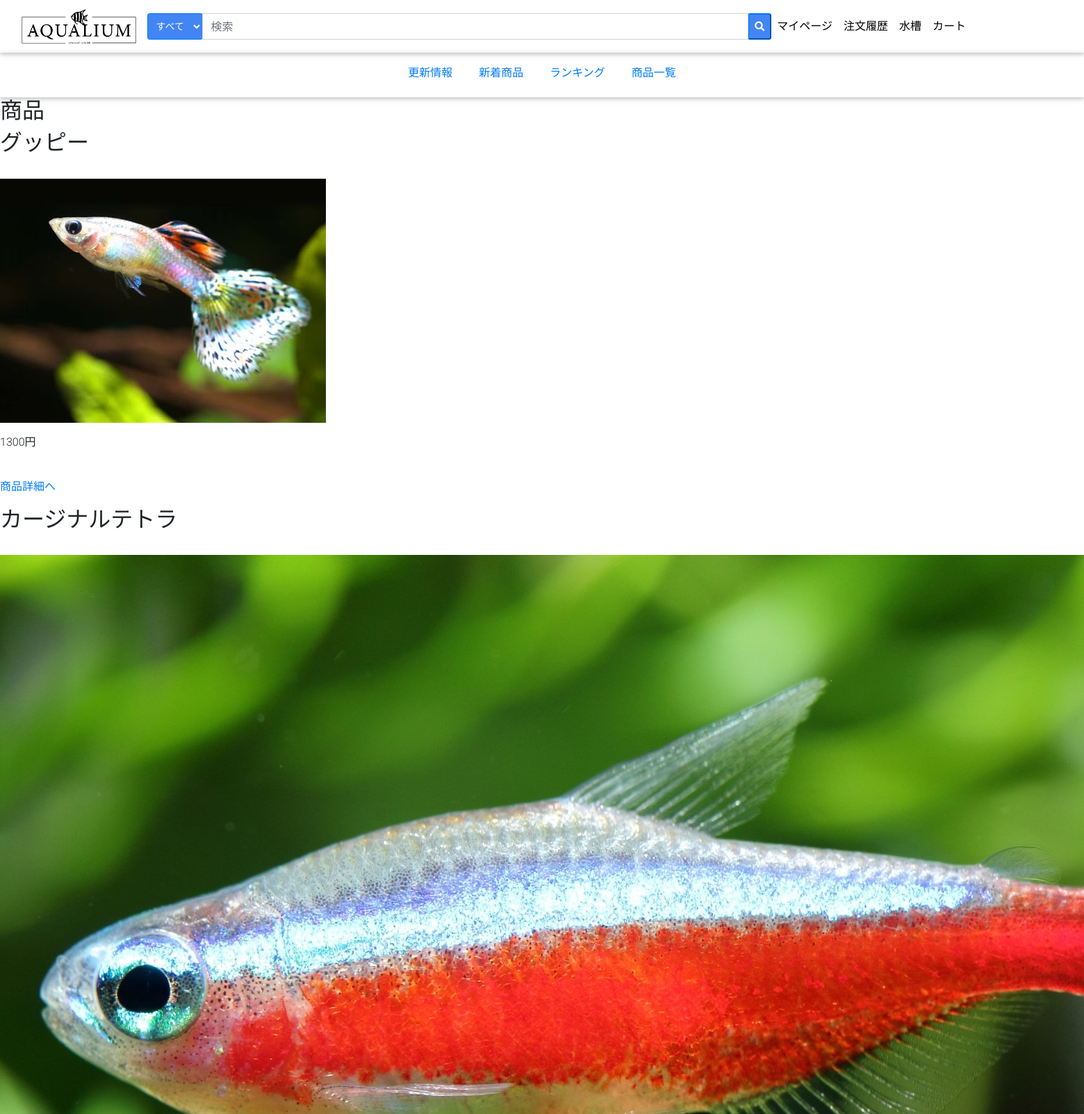
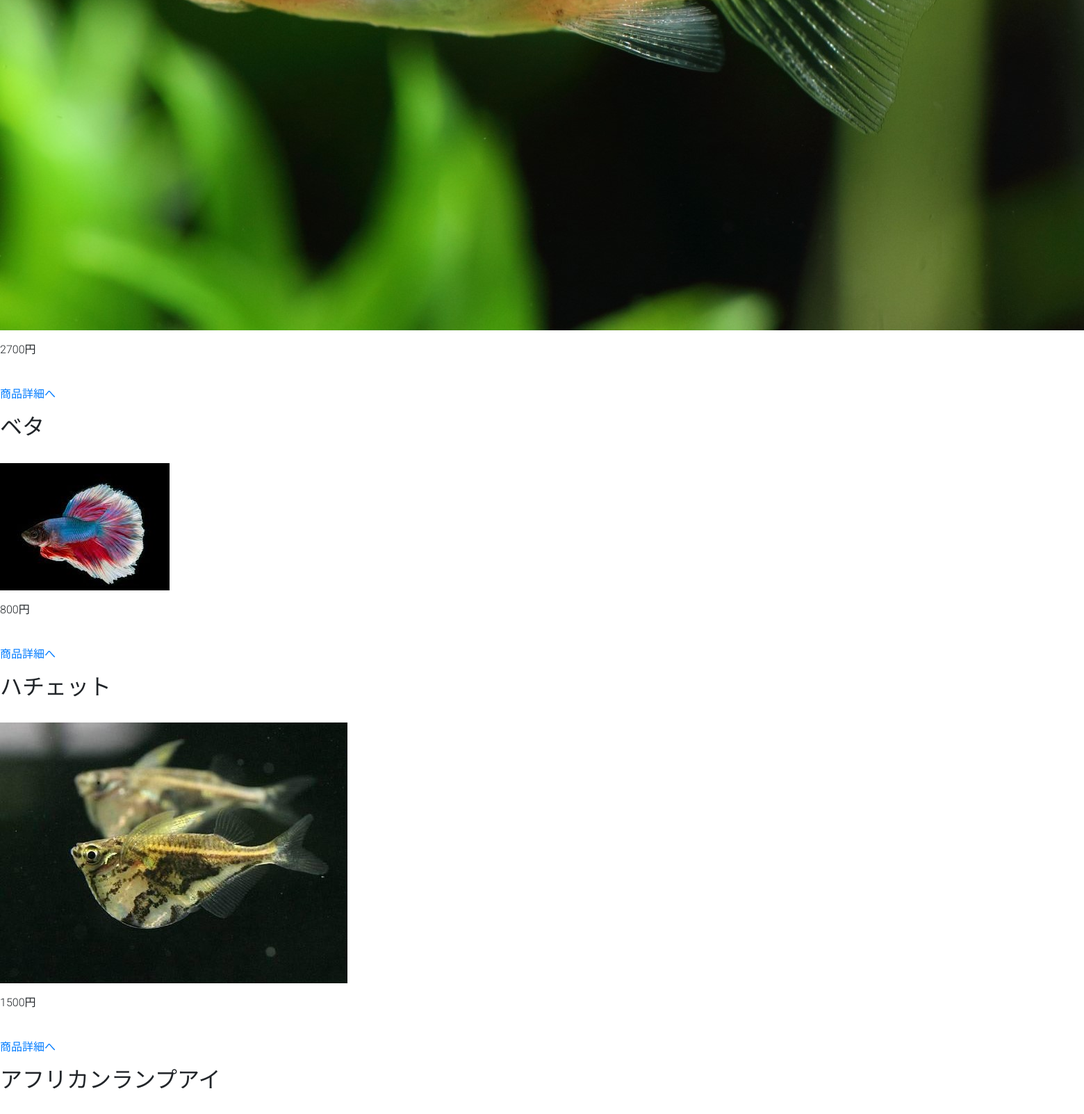
Screenshot of /source/product.php (signed in, upper part) with the database file from the repository (2 pictures, top to bottom).
### tables this page shows
CREATE TABLE `product_images` (
  `product_image_id` int(11) NOT NULL,
  `product_image` varchar(255) NOT NULL,
  `product_id` int(11) NOT NULL
);

CREATE TABLE `products` (
  `product_id` int(11) NOT NULL,
  `category_id` int(11) NOT NULL,
  `product_name` varchar(50) NOT NULL,
  `product_price` int(10) NOT NULL,
  `product_description` varchar(500) NOT NULL,
  `accessory_3D` varchar(255) DEFAULT NULL,
  `product_created_at` datetime NOT NULL,
  `product_deleted_at` datetime DEFAULT NULL,
  `product_updated_at` datetime DEFAULT NULL
);

### source/product.php (the view, shortened to what this page needs)
<?php
require('./db_connect.php');
try {
  if (!empty($_GET['search'])) {
    $search_word = $_GET['search'];
    $search = '%' . htmlspecialchars($_GET['search']) . '%';
    $cnt_sql = 'SELECT COUNT(*) AS cnt FROM products INNER JOIN product_images ON products.product_id = product_images.product_id WHERE product_name LIKE :product_name;';
    $cnt_stmt = $pdo->prepare($cnt_sql);
    $cnt_stmt->bindValue(':product_name', $search);
    $sql = 'SELECT products.product_id, product_name, product_price, product_image FROM products INNER JOIN product_images ON products.product_id = product_images.product_id WHERE product_name LIKE :product_name  LIMIT :start, :max;';
    $stmt = $pdo->prepare($sql);
    $stmt->bindValue(':product_name', $search);
    $b_link = './product.php';
    $link = './product_detail.php';
    $link .= '?back=' . $b_link;
  } elseif (empty($_GET['c_id'])) {
    $sql = 'SELECT products.product_id, product_name, product_price, product_image FROM products INNER JOIN product_images ON products.product_id = product_images.product_id LIMIT :start, :max;';
    $stmt = $pdo->prepare($sql);
    $b_link = './product.php';
    $link = './product_detail.php';
    $link .= '?back=' . $b_link;
  }
  if (!isset($_GET['page_id'])) {
    $now = 1;
  } else {
    $now = $_GET['page_id'];
  }
  if ($now == 1) {
    $stmt->bindValue(':start', $now - 1);
    $stmt->bindValue(':max', max_view);
  } else {
    $stmt->bindValue(':start', ($now - 1) * max_view);
    $stmt->bindValue(':max', max_view);
  }
  $stmt->execute();
  $products = $stmt->fetchAll();
} catch (PDOException $e) {
  echo $e;
}
?>
<!DOCTYPE html>
<html lang="ja">
<head>
</head>
<body>
  <div class="wrapper">
    <div class="contents">
      <h2>商品</h2>
      <?php if (!empty($products)) : ?>
        <?php
        foreach ($products as $product) {
          echo '<h2>' . $product['product_name'] . '</h2>' . '<br>';
          echo '<p><img src="' . $product['product_image'] . '" alt="' . $product['product_name'] . '"></p>';
          echo '<p>' . $product['product_price'] . '円</p>' . '<br>';
          $link .= '&to_detail=' . $product['product_id'] . '&page_id=' . $now;
          echo '<p><a href="' . $link . '">商品詳細へ</a></p>';
          $link = './product_detail.php?back=' . $b_link;
        }
        ?>
      <?php else : ?>
        <p>該当する商品はありません</p>
      <?php endif; ?>
    </div>
  </div>
</body>
</html>

### source/css/style.css (style rules this page uses)
.search { width: 70%; }
.nav-tabs-wrap { overflow-y: none; overflow-x: auto; white-space: nowrap; }
.nav-tabs-wrap .nav { display: inline-block; width: 100%; }
.nav-tabs-wrap .nav>li { display: inline-block; float: none; }
.scroll { text-align: center; }
.line { border-bottom: 0; }
@media only screen and (max-width:1650px) { .search { width: 60%; } }
button, html [type="button"], [type="reset"], [type="submit"] { -webkit-appearance: none; -moz-appearance: none; appearance: none; }
body { font-family: "Roboto", sans-serif; font-weight: 300; }
.btn-primary { color: #fff; background-color: #4285f4 !important; }
.waves-effect { position: relative; overflow: hidden; cursor: pointer; -webkit-user-select: none; -moz-user-select: none; -ms-user-select: none; user-select: none; -webkit-tap-highlight-color: transparent; }

### rows the page displays
product_images: product.product_name "グッピー", product_image+product (picture), product.product_price "1300"
product_images: product.product_name "カージナルテトラ", product_image+product (picture), product.product_price "2700"
product_images: product.product_name "ベタ", product_image (picture), product.product_price "800"
product_images: product.product_name "ハチェット", product_image+product (picture), product.product_price "1500"
product_images: product.product_name "アフリカンランプアイ"
